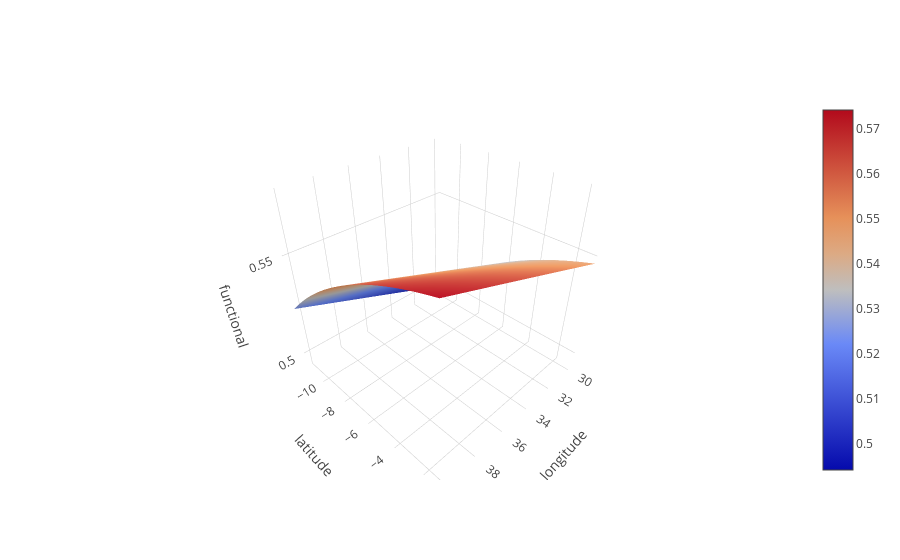

The code cell stored with this chart in its notebook:
### Code cell
viz3D(lr, train_location, ['longitude', 'latitude'], 'functional')
